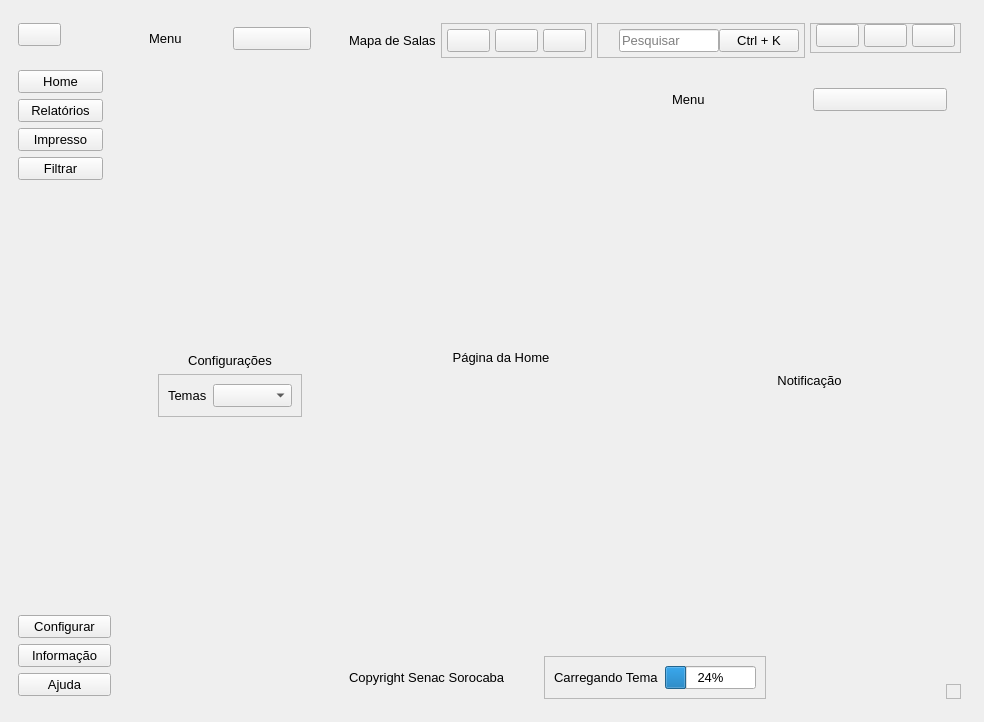
<?xml version="1.0" encoding="UTF-8"?>
<ui version="4.0">
 <class>MainWindow</class>
 <widget class="QMainWindow" name="MainWindow">
  <property name="geometry">
   <rect>
    <x>0</x>
    <y>0</y>
    <width>882</width>
    <height>722</height>
   </rect>
  </property>
  <property name="font">
   <font>
    <pointsize>10</pointsize>
   </font>
  </property>
  <property name="windowTitle">
   <string>MainWindow</string>
  </property>
  <property name="autoFillBackground">
   <bool>false</bool>
  </property>
  <widget class="QWidget" name="centralwidget">
   <layout class="QHBoxLayout" name="horizontalLayout">
    <item alignment="Qt::AlignLeft">
     <widget class="QCustomSlideMenu" name="leftMenu" native="true">
      <layout class="QVBoxLayout" name="verticalLayout">
       <property name="spacing">
        <number>5</number>
       </property>
       <property name="leftMargin">
        <number>0</number>
       </property>
       <property name="topMargin">
        <number>5</number>
       </property>
       <property name="rightMargin">
        <number>5</number>
       </property>
       <property name="bottomMargin">
        <number>5</number>
       </property>
       <item alignment="Qt::AlignLeft|Qt::AlignTop">
        <widget class="QWidget" name="widget" native="true">
         <property name="minimumSize">
          <size>
           <width>46</width>
           <height>42</height>
          </size>
         </property>
         <layout class="QVBoxLayout" name="verticalLayout_2">
          <item>
           <widget class="QPushButton" name="menuBtn">
            <property name="toolTip">
             <string>Side Menu</string>
            </property>
            <property name="text">
             <string/>
            </property>
            <property name="icon">
             <iconset>
              <normaloff>../icon/menu.png</normaloff>../icon/menu.png</iconset>
            </property>
           </widget>
          </item>
         </layout>
        </widget>
       </item>
       <item alignment="Qt::AlignLeft|Qt::AlignTop">
        <widget class="QWidget" name="widget_3" native="true">
         <property name="minimumSize">
          <size>
           <width>103</width>
           <height>132</height>
          </size>
         </property>
         <layout class="QVBoxLayout" name="verticalLayout_4">
          <item>
           <widget class="QPushButton" name="pushButton">
            <property name="text">
             <string>Home</string>
            </property>
            <property name="icon">
             <iconset>
              <normaloff>../../icon/home.png</normaloff>../../icon/home.png</iconset>
            </property>
           </widget>
          </item>
          <item>
           <widget class="QPushButton" name="pushButton_2">
            <property name="text">
             <string>Relatórios</string>
            </property>
            <property name="icon">
             <iconset>
              <normaloff>../../icon/subject.png</normaloff>../../icon/subject.png</iconset>
            </property>
           </widget>
          </item>
          <item>
           <widget class="QPushButton" name="pushButton_3">
            <property name="text">
             <string>Impresso</string>
            </property>
            <property name="icon">
             <iconset>
              <normaloff>../../icon/print.png</normaloff>../../icon/print.png</iconset>
            </property>
           </widget>
          </item>
          <item>
           <widget class="QPushButton" name="pushButton_4">
            <property name="text">
             <string>Filtrar</string>
            </property>
            <property name="icon">
             <iconset>
              <normaloff>../../icon/filtragem.png</normaloff>../../icon/filtragem.png</iconset>
            </property>
           </widget>
          </item>
         </layout>
        </widget>
       </item>
       <item>
        <spacer name="verticalSpacer">
         <property name="orientation">
          <enum>Qt::Vertical</enum>
         </property>
         <property name="sizeHint" stdset="0">
          <size>
           <width>20</width>
           <height>40</height>
          </size>
         </property>
        </spacer>
       </item>
       <item alignment="Qt::AlignLeft|Qt::AlignBottom">
        <widget class="QWidget" name="widget_2" native="true">
         <property name="minimumSize">
          <size>
           <width>111</width>
           <height>102</height>
          </size>
         </property>
         <layout class="QVBoxLayout" name="verticalLayout_3">
          <item>
           <widget class="QPushButton" name="settingsBtn">
            <property name="text">
             <string>Configurar</string>
            </property>
            <property name="icon">
             <iconset>
              <normaloff>../../icon/configurar.png</normaloff>../../icon/configurar.png</iconset>
            </property>
           </widget>
          </item>
          <item>
           <widget class="QPushButton" name="infoBtn">
            <property name="text">
             <string>Informação</string>
            </property>
            <property name="icon">
             <iconset>
              <normaloff>../../icon/info.png</normaloff>../../icon/info.png</iconset>
            </property>
           </widget>
          </item>
          <item>
           <widget class="QPushButton" name="helpBtn">
            <property name="text">
             <string>Ajuda</string>
            </property>
            <property name="icon">
             <iconset>
              <normaloff>../../icon/Ajuda.png</normaloff>../../icon/Ajuda.png</iconset>
            </property>
           </widget>
          </item>
         </layout>
        </widget>
       </item>
      </layout>
     </widget>
    </item>
    <item>
     <widget class="QWidget" name="centerMenu" native="true">
      <property name="maximumSize">
       <size>
        <width>200</width>
        <height>16777215</height>
       </size>
      </property>
      <layout class="QVBoxLayout" name="verticalLayout_5">
       <item>
        <widget class="QWidget" name="widget_4" native="true">
         <layout class="QHBoxLayout" name="horizontalLayout_2">
          <item>
           <widget class="QLabel" name="label">
            <property name="text">
             <string>Menu</string>
            </property>
           </widget>
          </item>
          <item>
           <widget class="QPushButton" name="closeCenterMenuBtn">
            <property name="text">
             <string/>
            </property>
            <property name="icon">
             <iconset>
              <normaloff>../../icon/close-center-menu.png</normaloff>../../icon/close-center-menu.png</iconset>
            </property>
           </widget>
          </item>
         </layout>
        </widget>
       </item>
       <item>
        <widget class="QStackedWidget" name="stackedWidget">
         <widget class="QWidget" name="settingsPage">
          <layout class="QVBoxLayout" name="verticalLayout_6">
           <item>
            <spacer name="verticalSpacer_2">
             <property name="orientation">
              <enum>Qt::Vertical</enum>
             </property>
             <property name="sizeHint" stdset="0">
              <size>
               <width>20</width>
               <height>40</height>
              </size>
             </property>
            </spacer>
           </item>
           <item alignment="Qt::AlignVCenter">
            <widget class="QWidget" name="widget_5" native="true">
             <layout class="QVBoxLayout" name="verticalLayout_7">
              <item>
               <widget class="QLabel" name="label_2">
                <property name="text">
                 <string>Configurações</string>
                </property>
                <property name="alignment">
                 <set>Qt::AlignCenter</set>
                </property>
               </widget>
              </item>
              <item>
               <widget class="QFrame" name="frame">
                <property name="frameShape">
                 <enum>QFrame::StyledPanel</enum>
                </property>
                <property name="frameShadow">
                 <enum>QFrame::Raised</enum>
                </property>
                <layout class="QHBoxLayout" name="horizontalLayout_3">
                 <item>
                  <widget class="QLabel" name="label_3">
                   <property name="text">
                    <string>Temas</string>
                   </property>
                  </widget>
                 </item>
                 <item>
                  <widget class="QComboBox" name="themeList"/>
                 </item>
                </layout>
               </widget>
              </item>
             </layout>
            </widget>
           </item>
           <item>
            <spacer name="verticalSpacer_3">
             <property name="orientation">
              <enum>Qt::Vertical</enum>
             </property>
             <property name="sizeHint" stdset="0">
              <size>
               <width>20</width>
               <height>40</height>
              </size>
             </property>
            </spacer>
           </item>
          </layout>
         </widget>
         <widget class="QWidget" name="informationPage">
          <layout class="QVBoxLayout" name="verticalLayout_8">
           <item alignment="Qt::AlignVCenter">
            <widget class="QLabel" name="label_4">
             <property name="text">
              <string>Informações</string>
             </property>
             <property name="alignment">
              <set>Qt::AlignCenter</set>
             </property>
            </widget>
           </item>
          </layout>
         </widget>
         <widget class="QWidget" name="helpPage">
          <layout class="QVBoxLayout" name="verticalLayout_9">
           <item alignment="Qt::AlignVCenter">
            <widget class="QLabel" name="label_5">
             <property name="text">
              <string>Ajuda</string>
             </property>
             <property name="alignment">
              <set>Qt::AlignCenter</set>
             </property>
            </widget>
           </item>
          </layout>
         </widget>
        </widget>
       </item>
      </layout>
     </widget>
    </item>
    <item>
     <widget class="QWidget" name="mainBody" native="true">
      <property name="sizePolicy">
       <sizepolicy hsizetype="Expanding" vsizetype="Preferred">
        <horstretch>0</horstretch>
        <verstretch>0</verstretch>
       </sizepolicy>
      </property>
      <layout class="QVBoxLayout" name="verticalLayout_10">
       <item alignment="Qt::AlignTop">
        <widget class="QWidget" name="header" native="true">
         <layout class="QHBoxLayout" name="horizontalLayout_7">
          <property name="spacing">
           <number>5</number>
          </property>
          <property name="leftMargin">
           <number>5</number>
          </property>
          <property name="topMargin">
           <number>5</number>
          </property>
          <property name="rightMargin">
           <number>5</number>
          </property>
          <property name="bottomMargin">
           <number>5</number>
          </property>
          <item>
           <widget class="QLabel" name="titleTxT">
            <property name="text">
             <string>Mapa de Salas</string>
            </property>
           </widget>
          </item>
          <item>
           <widget class="QFrame" name="frame_3">
            <property name="frameShape">
             <enum>QFrame::StyledPanel</enum>
            </property>
            <property name="frameShadow">
             <enum>QFrame::Raised</enum>
            </property>
            <layout class="QHBoxLayout" name="horizontalLayout_6">
             <property name="spacing">
              <number>5</number>
             </property>
             <property name="leftMargin">
              <number>5</number>
             </property>
             <property name="topMargin">
              <number>5</number>
             </property>
             <property name="rightMargin">
              <number>5</number>
             </property>
             <property name="bottomMargin">
              <number>5</number>
             </property>
             <item>
              <widget class="QPushButton" name="notificationBtn">
               <property name="text">
                <string/>
               </property>
               <property name="icon">
                <iconset>
                 <normaloff>../../icon/notificar.png</normaloff>../../icon/notificar.png</iconset>
               </property>
              </widget>
             </item>
             <item>
              <widget class="QPushButton" name="moreBtn">
               <property name="text">
                <string/>
               </property>
               <property name="icon">
                <iconset>
                 <normaloff>../../icon/botaoMais.png</normaloff>../../icon/botaoMais.png</iconset>
               </property>
              </widget>
             </item>
             <item>
              <widget class="QPushButton" name="profileBtn">
               <property name="text">
                <string/>
               </property>
               <property name="icon">
                <iconset>
                 <normaloff>../../icon/perfil.png</normaloff>../../icon/perfil.png</iconset>
               </property>
              </widget>
             </item>
            </layout>
           </widget>
          </item>
          <item>
           <widget class="QFrame" name="searchInpContent">
            <property name="frameShape">
             <enum>QFrame::StyledPanel</enum>
            </property>
            <property name="frameShadow">
             <enum>QFrame::Raised</enum>
            </property>
            <layout class="QHBoxLayout" name="horizontalLayout_8">
             <property name="spacing">
              <number>0</number>
             </property>
             <property name="leftMargin">
              <number>5</number>
             </property>
             <property name="topMargin">
              <number>5</number>
             </property>
             <property name="rightMargin">
              <number>5</number>
             </property>
             <property name="bottomMargin">
              <number>5</number>
             </property>
             <item>
              <widget class="QLabel" name="label_9">
               <property name="minimumSize">
                <size>
                 <width>16</width>
                 <height>16</height>
                </size>
               </property>
               <property name="maximumSize">
                <size>
                 <width>16</width>
                 <height>16</height>
                </size>
               </property>
               <property name="text">
                <string/>
               </property>
               <property name="pixmap">
                <pixmap>../../icon/pesquisar.png</pixmap>
               </property>
               <property name="scaledContents">
                <bool>true</bool>
               </property>
              </widget>
             </item>
             <item>
              <widget class="QLineEdit" name="searchInp">
               <property name="minimumSize">
                <size>
                 <width>100</width>
                 <height>0</height>
                </size>
               </property>
               <property name="locale">
                <locale language="Portuguese" country="Brazil"/>
               </property>
               <property name="placeholderText">
                <string>Pesquisar</string>
               </property>
              </widget>
             </item>
             <item>
              <widget class="QPushButton" name="searchBtn">
               <property name="text">
                <string>Ctrl + K</string>
               </property>
              </widget>
             </item>
            </layout>
           </widget>
          </item>
          <item alignment="Qt::AlignRight|Qt::AlignTop">
           <widget class="QFrame" name="frame_4">
            <property name="frameShape">
             <enum>QFrame::StyledPanel</enum>
            </property>
            <property name="frameShadow">
             <enum>QFrame::Raised</enum>
            </property>
            <layout class="QHBoxLayout" name="horizontalLayout_9">
             <property name="spacing">
              <number>5</number>
             </property>
             <property name="leftMargin">
              <number>5</number>
             </property>
             <property name="topMargin">
              <number>0</number>
             </property>
             <property name="rightMargin">
              <number>5</number>
             </property>
             <property name="bottomMargin">
              <number>5</number>
             </property>
             <item>
              <widget class="QPushButton" name="minimizeBtn">
               <property name="icon">
                <iconset>
                 <normaloff>../../icon/minimizar.png</normaloff>../../icon/minimizar.png</iconset>
               </property>
              </widget>
             </item>
             <item>
              <widget class="QPushButton" name="fullScreenBtn">
               <property name="icon">
                <iconset>
                 <normaloff>../../icon/janelaCheia.png</normaloff>../../icon/janelaCheia.png</iconset>
               </property>
              </widget>
             </item>
             <item>
              <widget class="QPushButton" name="closeBtn">
               <property name="text">
                <string/>
               </property>
               <property name="icon">
                <iconset>
                 <normaloff>../../icon/fechar.png</normaloff>../../icon/fechar.png</iconset>
               </property>
              </widget>
             </item>
            </layout>
           </widget>
          </item>
         </layout>
        </widget>
       </item>
       <item>
        <widget class="QWidget" name="mainContents" native="true">
         <property name="sizePolicy">
          <sizepolicy hsizetype="Preferred" vsizetype="Expanding">
           <horstretch>0</horstretch>
           <verstretch>0</verstretch>
          </sizepolicy>
         </property>
         <layout class="QHBoxLayout" name="horizontalLayout_10">
          <property name="spacing">
           <number>5</number>
          </property>
          <property name="leftMargin">
           <number>5</number>
          </property>
          <property name="topMargin">
           <number>5</number>
          </property>
          <property name="rightMargin">
           <number>5</number>
          </property>
          <property name="bottomMargin">
           <number>5</number>
          </property>
          <item>
           <widget class="QWidget" name="mainPagesCont" native="true">
            <layout class="QVBoxLayout" name="verticalLayout_11">
             <property name="spacing">
              <number>5</number>
             </property>
             <property name="leftMargin">
              <number>5</number>
             </property>
             <property name="topMargin">
              <number>5</number>
             </property>
             <property name="rightMargin">
              <number>5</number>
             </property>
             <property name="bottomMargin">
              <number>5</number>
             </property>
             <item>
              <widget class="QStackedWidget" name="stackedWidget_2">
               <widget class="QWidget" name="homePage">
                <layout class="QVBoxLayout" name="verticalLayout_12">
                 <item>
                  <widget class="QLabel" name="label_8">
                   <property name="text">
                    <string>Página da Home</string>
                   </property>
                   <property name="alignment">
                    <set>Qt::AlignCenter</set>
                   </property>
                  </widget>
                 </item>
                </layout>
               </widget>
               <widget class="QWidget" name="reportingPage">
                <layout class="QVBoxLayout" name="verticalLayout_13">
                 <item>
                  <widget class="QLabel" name="label_10">
                   <property name="text">
                    <string>Relatórios</string>
                   </property>
                   <property name="alignment">
                    <set>Qt::AlignCenter</set>
                   </property>
                  </widget>
                 </item>
                </layout>
               </widget>
               <widget class="QWidget" name="impressionPage">
                <layout class="QHBoxLayout" name="horizontalLayout_11">
                 <item>
                  <widget class="QLabel" name="label_11">
                   <property name="text">
                    <string>Página de Impressão</string>
                   </property>
                   <property name="alignment">
                    <set>Qt::AlignCenter</set>
                   </property>
                  </widget>
                 </item>
                </layout>
               </widget>
               <widget class="QWidget" name="filterPage">
                <layout class="QVBoxLayout" name="verticalLayout_14">
                 <item>
                  <widget class="QLabel" name="label_12">
                   <property name="text">
                    <string>Página de Filtros</string>
                   </property>
                   <property name="alignment">
                    <set>Qt::AlignCenter</set>
                   </property>
                  </widget>
                 </item>
                </layout>
               </widget>
              </widget>
             </item>
            </layout>
           </widget>
          </item>
          <item>
           <widget class="QWidget" name="rightMenu" native="true">
            <property name="minimumSize">
             <size>
              <width>200</width>
              <height>0</height>
             </size>
            </property>
            <layout class="QVBoxLayout" name="verticalLayout_15">
             <property name="spacing">
              <number>5</number>
             </property>
             <property name="leftMargin">
              <number>5</number>
             </property>
             <property name="topMargin">
              <number>5</number>
             </property>
             <property name="rightMargin">
              <number>5</number>
             </property>
             <property name="bottomMargin">
              <number>5</number>
             </property>
             <item>
              <widget class="QWidget" name="widget_6" native="true">
               <layout class="QHBoxLayout" name="horizontalLayout_12">
                <item>
                 <widget class="QLabel" name="label_13">
                  <property name="text">
                   <string>Menu</string>
                  </property>
                 </widget>
                </item>
                <item>
                 <widget class="QPushButton" name="closeRightMenuBtn">
                  <property name="text">
                   <string/>
                  </property>
                  <property name="icon">
                   <iconset>
                    <normaloff>../../icon/close-center-menu.png</normaloff>../../icon/close-center-menu.png</iconset>
                  </property>
                 </widget>
                </item>
               </layout>
              </widget>
             </item>
             <item>
              <widget class="QStackedWidget" name="stackedWidget_3">
               <widget class="QWidget" name="notificationsPage">
                <layout class="QVBoxLayout" name="verticalLayout_16">
                 <item>
                  <widget class="QLabel" name="label_14">
                   <property name="text">
                    <string>Notificação</string>
                   </property>
                   <property name="alignment">
                    <set>Qt::AlignCenter</set>
                   </property>
                  </widget>
                 </item>
                </layout>
               </widget>
               <widget class="QWidget" name="morePage">
                <layout class="QVBoxLayout" name="verticalLayout_17">
                 <item>
                  <widget class="QLabel" name="label_15">
                   <property name="text">
                    <string>Página de 'More'</string>
                   </property>
                   <property name="alignment">
                    <set>Qt::AlignCenter</set>
                   </property>
                  </widget>
                 </item>
                </layout>
               </widget>
               <widget class="QWidget" name="profilePage">
                <layout class="QVBoxLayout" name="verticalLayout_18">
                 <item>
                  <widget class="QLabel" name="label_16">
                   <property name="text">
                    <string>Perfil do Usuario</string>
                   </property>
                   <property name="alignment">
                    <set>Qt::AlignCenter</set>
                   </property>
                  </widget>
                 </item>
                </layout>
               </widget>
              </widget>
             </item>
            </layout>
           </widget>
          </item>
         </layout>
        </widget>
       </item>
       <item alignment="Qt::AlignBottom">
        <widget class="QWidget" name="footer" native="true">
         <layout class="QHBoxLayout" name="horizontalLayout_4">
          <property name="spacing">
           <number>5</number>
          </property>
          <property name="leftMargin">
           <number>5</number>
          </property>
          <property name="topMargin">
           <number>5</number>
          </property>
          <property name="rightMargin">
           <number>5</number>
          </property>
          <property name="bottomMargin">
           <number>5</number>
          </property>
          <item alignment="Qt::AlignLeft">
           <widget class="QLabel" name="label_6">
            <property name="text">
             <string>Copyright Senac Sorocaba</string>
            </property>
           </widget>
          </item>
          <item alignment="Qt::AlignHCenter">
           <widget class="QFrame" name="frame_2">
            <property name="frameShape">
             <enum>QFrame::StyledPanel</enum>
            </property>
            <property name="frameShadow">
             <enum>QFrame::Raised</enum>
            </property>
            <layout class="QHBoxLayout" name="horizontalLayout_5">
             <item>
              <widget class="QLabel" name="label_7">
               <property name="text">
                <string>Carregando Tema</string>
               </property>
              </widget>
             </item>
             <item>
              <widget class="QProgressBar" name="progressBar">
               <property name="value">
                <number>24</number>
               </property>
              </widget>
             </item>
            </layout>
           </widget>
          </item>
          <item alignment="Qt::AlignRight|Qt::AlignBottom">
           <widget class="QFrame" name="sizeGrip">
            <property name="minimumSize">
             <size>
              <width>15</width>
              <height>15</height>
             </size>
            </property>
            <property name="maximumSize">
             <size>
              <width>15</width>
              <height>15</height>
             </size>
            </property>
            <property name="frameShape">
             <enum>QFrame::StyledPanel</enum>
            </property>
            <property name="frameShadow">
             <enum>QFrame::Raised</enum>
            </property>
           </widget>
          </item>
         </layout>
        </widget>
       </item>
      </layout>
     </widget>
    </item>
   </layout>
  </widget>
 </widget>
 <customwidgets>
  <customwidget>
   <class>QCustomSlideMenu</class>
   <extends>QWidget</extends>
   <header>Custom_Widgets.QCustomSlideMenu.h</header>
   <container>1</container>
  </customwidget>
 </customwidgets>
 <resources/>
 <connections/>
</ui>
